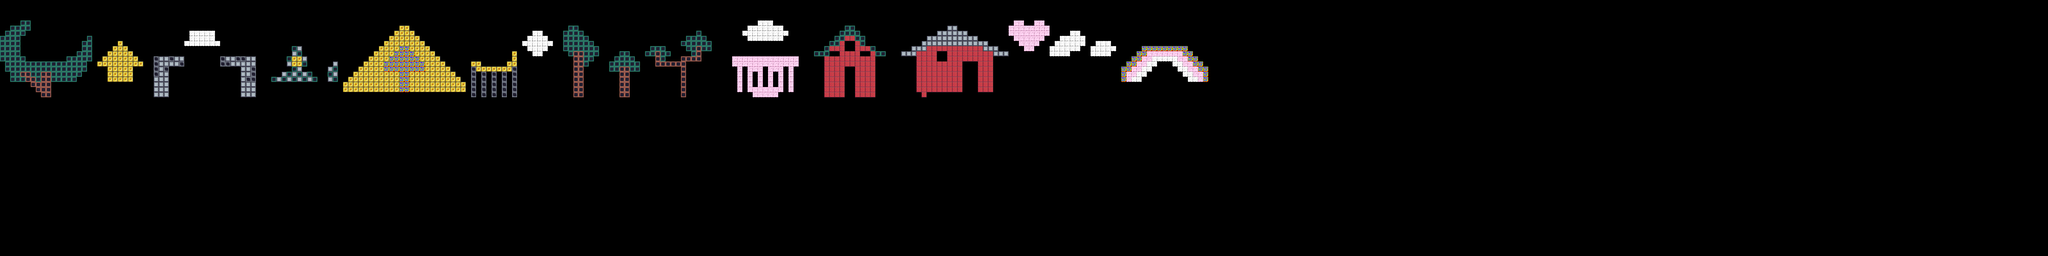

The image is a tile-based game level rendered from a .tmx file. Its description and source (layers, tilesets, objects; grid data summarised) follow:
An orthogonal 400x50 tile map with 48x48 px tiles, 1 tile layer (blocks), 3 tilesets and 2 objects (Trophy).

<map version="1.10" tiledversion="1.10.2" orientation="orthogonal" renderorder="right-down" width="400" height="50" tilewidth="48" tileheight="48" infinite="0" nextlayerid="3" nextobjectid="3">
 <tileset firstgid="1" source="Trophy.tsx" />
 <tileset firstgid="2" source="Terrain.tsx" />
 <tileset firstgid="17" source="blocks2.tsx" />
 <layer id="1" name="blocks" width="400" height="50">
  <data>[20000 cells, 1116 non-empty, 9 distinct tile ids]</data>
 </layer>
 <objectgroup id="2" name="Objekts">
  <object id="1" type="Trophy" gid="1" x="10889.3" y="433.333" width="64" height="64" />
  <object id="2" gid="1" x="7932" y="462.667" width="64" height="64" />
 </objectgroup>
</map>
